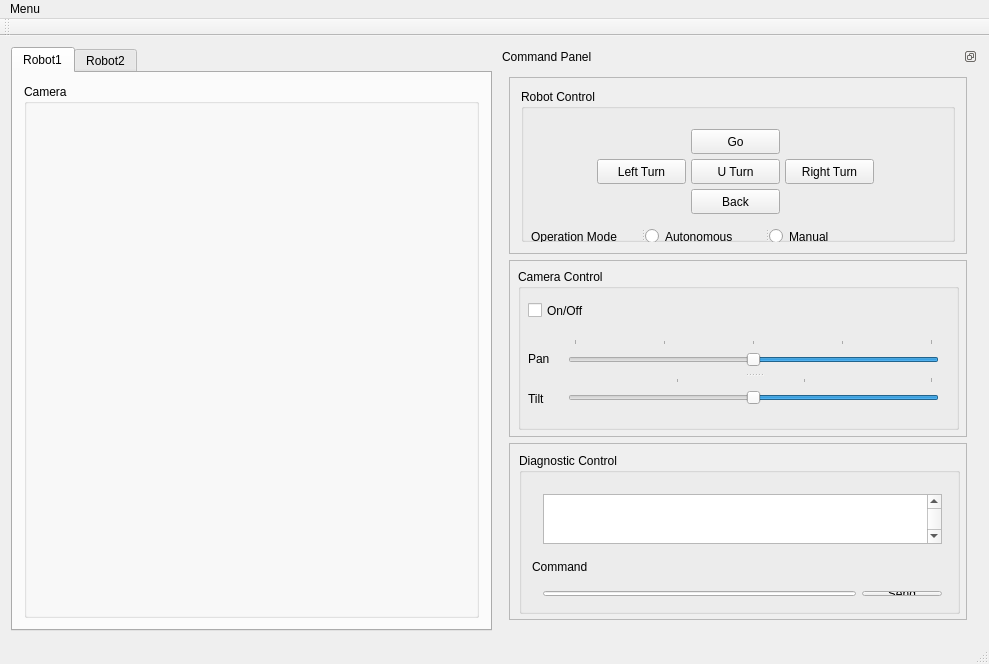
<?xml version="1.0" encoding="UTF-8"?>
<ui version="4.0">
 <class>Controller</class>
 <widget class="QMainWindow" name="Controller">
  <property name="geometry">
   <rect>
    <x>0</x>
    <y>0</y>
    <width>989</width>
    <height>664</height>
   </rect>
  </property>
  <property name="windowTitle">
   <string>Controller</string>
  </property>
  <widget class="QWidget" name="centralWidget">
   <layout class="QGridLayout" name="gridLayout">
    <item row="0" column="0">
     <widget class="QTabWidget" name="tab_manager">
      <property name="enabled">
       <bool>true</bool>
      </property>
      <property name="minimumSize">
       <size>
        <width>100</width>
        <height>0</height>
       </size>
      </property>
      <property name="locale">
       <locale language="English" country="Australia"/>
      </property>
      <property name="currentIndex">
       <number>0</number>
      </property>
      <widget class="QWidget" name="Robot1">
       <attribute name="title">
        <string>Robot1</string>
       </attribute>
       <layout class="QVBoxLayout" name="verticalLayout_4">
        <item>
         <widget class="QGroupBox" name="Camera">
          <property name="sizePolicy">
           <sizepolicy hsizetype="MinimumExpanding" vsizetype="Preferred">
            <horstretch>0</horstretch>
            <verstretch>0</verstretch>
           </sizepolicy>
          </property>
          <property name="title">
           <string>Camera</string>
          </property>
          <layout class="QVBoxLayout" name="verticalLayout_7">
           <item>
            <widget class="CQtOpenCVViewerGl" name="openCVviewer" native="true"/>
           </item>
          </layout>
         </widget>
        </item>
       </layout>
      </widget>
      <widget class="QWidget" name="Robot2">
       <attribute name="title">
        <string>Robot2</string>
       </attribute>
       <widget class="QGroupBox" name="Camera_2">
        <property name="geometry">
         <rect>
          <x>10</x>
          <y>10</y>
          <width>453</width>
          <height>522</height>
         </rect>
        </property>
        <property name="sizePolicy">
         <sizepolicy hsizetype="MinimumExpanding" vsizetype="Preferred">
          <horstretch>0</horstretch>
          <verstretch>0</verstretch>
         </sizepolicy>
        </property>
        <property name="title">
         <string>Camera</string>
        </property>
        <layout class="QVBoxLayout" name="verticalLayout_8">
         <item>
          <widget class="CQtOpenCVViewerGl" name="openCVviewer_2" native="true"/>
         </item>
        </layout>
       </widget>
      </widget>
     </widget>
    </item>
    <item row="0" column="1">
     <widget class="QDockWidget" name="dock_status">
      <property name="sizePolicy">
       <sizepolicy hsizetype="Minimum" vsizetype="Preferred">
        <horstretch>0</horstretch>
        <verstretch>0</verstretch>
       </sizepolicy>
      </property>
      <property name="minimumSize">
       <size>
        <width>372</width>
        <height>571</height>
       </size>
      </property>
      <property name="features">
       <set>QDockWidget::DockWidgetFloatable|QDockWidget::DockWidgetMovable</set>
      </property>
      <property name="allowedAreas">
       <set>Qt::RightDockWidgetArea</set>
      </property>
      <property name="windowTitle">
       <string>Command Panel</string>
      </property>
      <widget class="QWidget" name="dockWidgetContents_4">
       <layout class="QVBoxLayout" name="verticalLayout_2">
        <item>
         <widget class="QFrame" name="frame_5">
          <property name="sizePolicy">
           <sizepolicy hsizetype="Minimum" vsizetype="Preferred">
            <horstretch>0</horstretch>
            <verstretch>0</verstretch>
           </sizepolicy>
          </property>
          <property name="frameShape">
           <enum>QFrame::StyledPanel</enum>
          </property>
          <property name="frameShadow">
           <enum>QFrame::Raised</enum>
          </property>
          <layout class="QVBoxLayout" name="verticalLayout_3">
           <item>
            <widget class="QGroupBox" name="groupBox_4">
             <property name="title">
              <string>Robot Control</string>
             </property>
             <widget class="QPushButton" name="go">
              <property name="geometry">
               <rect>
                <x>170</x>
                <y>40</y>
                <width>89</width>
                <height>25</height>
               </rect>
              </property>
              <property name="text">
               <string>Go</string>
              </property>
             </widget>
             <widget class="QPushButton" name="back">
              <property name="geometry">
               <rect>
                <x>170</x>
                <y>100</y>
                <width>89</width>
                <height>25</height>
               </rect>
              </property>
              <property name="text">
               <string>Back</string>
              </property>
             </widget>
             <widget class="QPushButton" name="left">
              <property name="geometry">
               <rect>
                <x>76</x>
                <y>70</y>
                <width>89</width>
                <height>25</height>
               </rect>
              </property>
              <property name="text">
               <string>Left Turn</string>
              </property>
             </widget>
             <widget class="QPushButton" name="right">
              <property name="geometry">
               <rect>
                <x>264</x>
                <y>70</y>
                <width>89</width>
                <height>25</height>
               </rect>
              </property>
              <property name="text">
               <string>Right Turn</string>
              </property>
             </widget>
             <widget class="QPushButton" name="uturn">
              <property name="geometry">
               <rect>
                <x>170</x>
                <y>70</y>
                <width>89</width>
                <height>25</height>
               </rect>
              </property>
              <property name="text">
               <string>U Turn</string>
              </property>
             </widget>
             <widget class="QSplitter" name="splitter">
              <property name="geometry">
               <rect>
                <x>10</x>
                <y>132</y>
                <width>321</width>
                <height>31</height>
               </rect>
              </property>
              <property name="orientation">
               <enum>Qt::Horizontal</enum>
              </property>
              <widget class="QLabel" name="label_4">
               <property name="text">
                <string>Operation Mode</string>
               </property>
              </widget>
              <widget class="QRadioButton" name="auto_2">
               <property name="text">
                <string>Autonomous</string>
               </property>
              </widget>
              <widget class="QRadioButton" name="manual">
               <property name="text">
                <string>Manual</string>
               </property>
              </widget>
             </widget>
             <widget class="QLabel" name="status_red">
              <property name="geometry">
               <rect>
                <x>390</x>
                <y>2</y>
                <width>31</width>
                <height>17</height>
               </rect>
              </property>
              <property name="text">
               <string/>
              </property>
              <property name="pixmap">
               <pixmap>assets/bullet_red.png</pixmap>
              </property>
             </widget>
             <widget class="QLabel" name="status_green">
              <property name="geometry">
               <rect>
                <x>367</x>
                <y>2</y>
                <width>31</width>
                <height>17</height>
               </rect>
              </property>
              <property name="text">
               <string/>
              </property>
              <property name="pixmap">
               <pixmap>assets/bullet_green.png</pixmap>
              </property>
             </widget>
             <widget class="QLabel" name="status_yellow">
              <property name="geometry">
               <rect>
                <x>412</x>
                <y>2</y>
                <width>31</width>
                <height>17</height>
               </rect>
              </property>
              <property name="text">
               <string/>
              </property>
              <property name="pixmap">
               <pixmap>assets/bullet_yellow.png</pixmap>
              </property>
             </widget>
            </widget>
           </item>
          </layout>
         </widget>
        </item>
        <item>
         <widget class="QFrame" name="frame_6">
          <property name="sizePolicy">
           <sizepolicy hsizetype="Preferred" vsizetype="Preferred">
            <horstretch>0</horstretch>
            <verstretch>0</verstretch>
           </sizepolicy>
          </property>
          <property name="layoutDirection">
           <enum>Qt::LeftToRight</enum>
          </property>
          <property name="frameShape">
           <enum>QFrame::StyledPanel</enum>
          </property>
          <property name="frameShadow">
           <enum>QFrame::Raised</enum>
          </property>
          <property name="lineWidth">
           <number>1</number>
          </property>
          <widget class="QGroupBox" name="groupBox_5">
           <property name="geometry">
            <rect>
             <x>9</x>
             <y>9</y>
             <width>441</width>
             <height>161</height>
            </rect>
           </property>
           <property name="title">
            <string>Camera Control</string>
           </property>
           <widget class="QCheckBox" name="start">
            <property name="geometry">
             <rect>
              <x>10</x>
              <y>30</y>
              <width>124</width>
              <height>23</height>
             </rect>
            </property>
            <property name="text">
             <string>On/Off</string>
            </property>
           </widget>
           <widget class="QLabel" name="label_5">
            <property name="geometry">
             <rect>
              <x>10</x>
              <y>80</y>
              <width>31</width>
              <height>21</height>
             </rect>
            </property>
            <property name="layoutDirection">
             <enum>Qt::LeftToRight</enum>
            </property>
            <property name="text">
             <string>&lt;html&gt;&lt;head/&gt;&lt;body&gt;&lt;p&gt;Pan&lt;/p&gt;&lt;/body&gt;&lt;/html&gt;</string>
            </property>
           </widget>
           <widget class="QLabel" name="label_6">
            <property name="geometry">
             <rect>
              <x>10</x>
              <y>120</y>
              <width>31</width>
              <height>21</height>
             </rect>
            </property>
            <property name="layoutDirection">
             <enum>Qt::LeftToRight</enum>
            </property>
            <property name="text">
             <string>&lt;html&gt;&lt;head/&gt;&lt;body&gt;&lt;p&gt;Tilt&lt;/p&gt;&lt;/body&gt;&lt;/html&gt;</string>
            </property>
           </widget>
           <widget class="QSplitter" name="splitter_2">
            <property name="geometry">
             <rect>
              <x>50</x>
              <y>70</y>
              <width>371</width>
              <height>71</height>
             </rect>
            </property>
            <property name="orientation">
             <enum>Qt::Vertical</enum>
            </property>
            <widget class="QSlider" name="horizontalSlider">
             <property name="minimum">
              <number>50</number>
             </property>
             <property name="maximum">
              <number>250</number>
             </property>
             <property name="value">
              <number>150</number>
             </property>
             <property name="sliderPosition">
              <number>150</number>
             </property>
             <property name="orientation">
              <enum>Qt::Horizontal</enum>
             </property>
             <property name="invertedAppearance">
              <bool>true</bool>
             </property>
             <property name="invertedControls">
              <bool>true</bool>
             </property>
             <property name="tickPosition">
              <enum>QSlider::TicksAbove</enum>
             </property>
             <property name="tickInterval">
              <number>50</number>
             </property>
            </widget>
            <widget class="QSlider" name="horizontalSlider_2">
             <property name="minimum">
              <number>80</number>
             </property>
             <property name="maximum">
              <number>220</number>
             </property>
             <property name="value">
              <number>150</number>
             </property>
             <property name="sliderPosition">
              <number>150</number>
             </property>
             <property name="orientation">
              <enum>Qt::Horizontal</enum>
             </property>
             <property name="invertedAppearance">
              <bool>true</bool>
             </property>
             <property name="tickPosition">
              <enum>QSlider::TicksAbove</enum>
             </property>
             <property name="tickInterval">
              <number>50</number>
             </property>
            </widget>
           </widget>
          </widget>
         </widget>
        </item>
        <item>
         <widget class="QFrame" name="frame">
          <property name="frameShape">
           <enum>QFrame::StyledPanel</enum>
          </property>
          <property name="frameShadow">
           <enum>QFrame::Raised</enum>
          </property>
          <widget class="QGroupBox" name="groupBox_6">
           <property name="geometry">
            <rect>
             <x>10</x>
             <y>10</y>
             <width>441</width>
             <height>161</height>
            </rect>
           </property>
           <property name="title">
            <string>Diagnostic Control</string>
           </property>
           <widget class="QLabel" name="label">
            <property name="geometry">
             <rect>
              <x>13</x>
              <y>105</y>
              <width>91</width>
              <height>17</height>
             </rect>
            </property>
            <property name="text">
             <string>Command</string>
            </property>
           </widget>
           <widget class="QWidget" name="layoutWidget">
            <property name="geometry">
             <rect>
              <x>13</x>
              <y>30</y>
              <width>421</width>
              <height>72</height>
             </rect>
            </property>
            <layout class="QHBoxLayout" name="horizontalLayout_3">
             <item>
              <widget class="QPlainTextEdit" name="diag">
               <property name="verticalScrollBarPolicy">
                <enum>Qt::ScrollBarAlwaysOn</enum>
               </property>
              </widget>
             </item>
            </layout>
           </widget>
           <widget class="QWidget" name="layoutWidget">
            <property name="geometry">
             <rect>
              <x>13</x>
              <y>127</y>
              <width>421</width>
              <height>27</height>
             </rect>
            </property>
            <layout class="QHBoxLayout" name="horizontalLayout_2">
             <item>
              <widget class="QLineEdit" name="command"/>
             </item>
             <item>
              <widget class="QPushButton" name="send">
               <property name="text">
                <string>Send</string>
               </property>
              </widget>
             </item>
            </layout>
           </widget>
          </widget>
         </widget>
        </item>
       </layout>
      </widget>
     </widget>
    </item>
   </layout>
  </widget>
  <widget class="QMenuBar" name="menuBar">
   <property name="geometry">
    <rect>
     <x>0</x>
     <y>0</y>
     <width>989</width>
     <height>22</height>
    </rect>
   </property>
   <widget class="QMenu" name="menuMenu">
    <property name="title">
     <string>Menu</string>
    </property>
    <addaction name="actionQuit"/>
   </widget>
   <addaction name="menuMenu"/>
  </widget>
  <widget class="QStatusBar" name="statusBar"/>
  <widget class="QToolBar" name="mainToolBar">
   <attribute name="toolBarArea">
    <enum>TopToolBarArea</enum>
   </attribute>
   <attribute name="toolBarBreak">
    <bool>false</bool>
   </attribute>
  </widget>
  <action name="actionQuit">
   <property name="text">
    <string>Quit</string>
   </property>
  </action>
  <action name="status_green_2">
   <property name="text">
    <string>connected</string>
   </property>
  </action>
  <action name="status_red_2">
   <property name="text">
    <string>disconnected</string>
   </property>
  </action>
 </widget>
 <layoutdefault spacing="6" margin="11"/>
 <customwidgets>
  <customwidget>
   <class>CQtOpenCVViewerGl</class>
   <extends>QWidget</extends>
   <header location="global">cqtopencvviewergl.h</header>
   <container>1</container>
  </customwidget>
 </customwidgets>
 <resources/>
 <connections>
  <connection>
   <sender>actionQuit</sender>
   <signal>triggered(bool)</signal>
   <receiver>Controller</receiver>
   <slot>close()</slot>
   <hints>
    <hint type="sourcelabel">
     <x>-1</x>
     <y>-1</y>
    </hint>
    <hint type="destinationlabel">
     <x>494</x>
     <y>331</y>
    </hint>
   </hints>
  </connection>
 </connections>
</ui>
